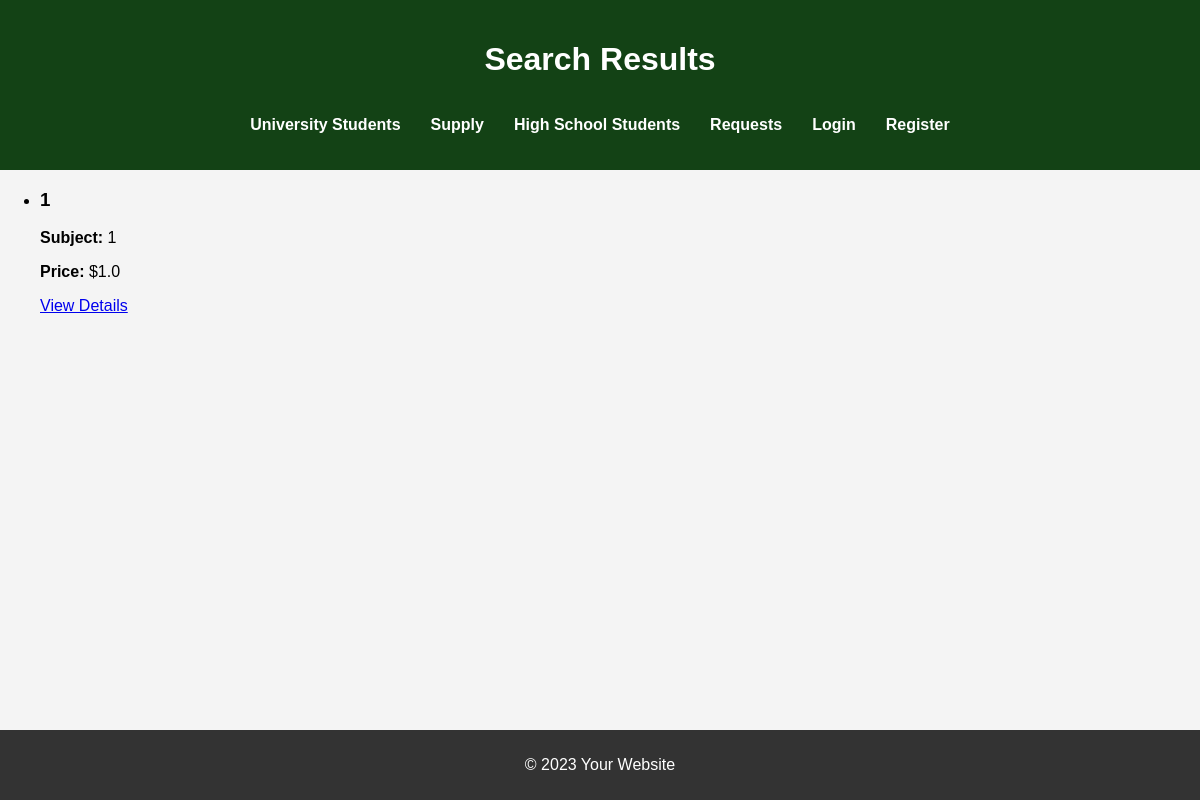
/search_results, run on an earlier commit of the app's database.
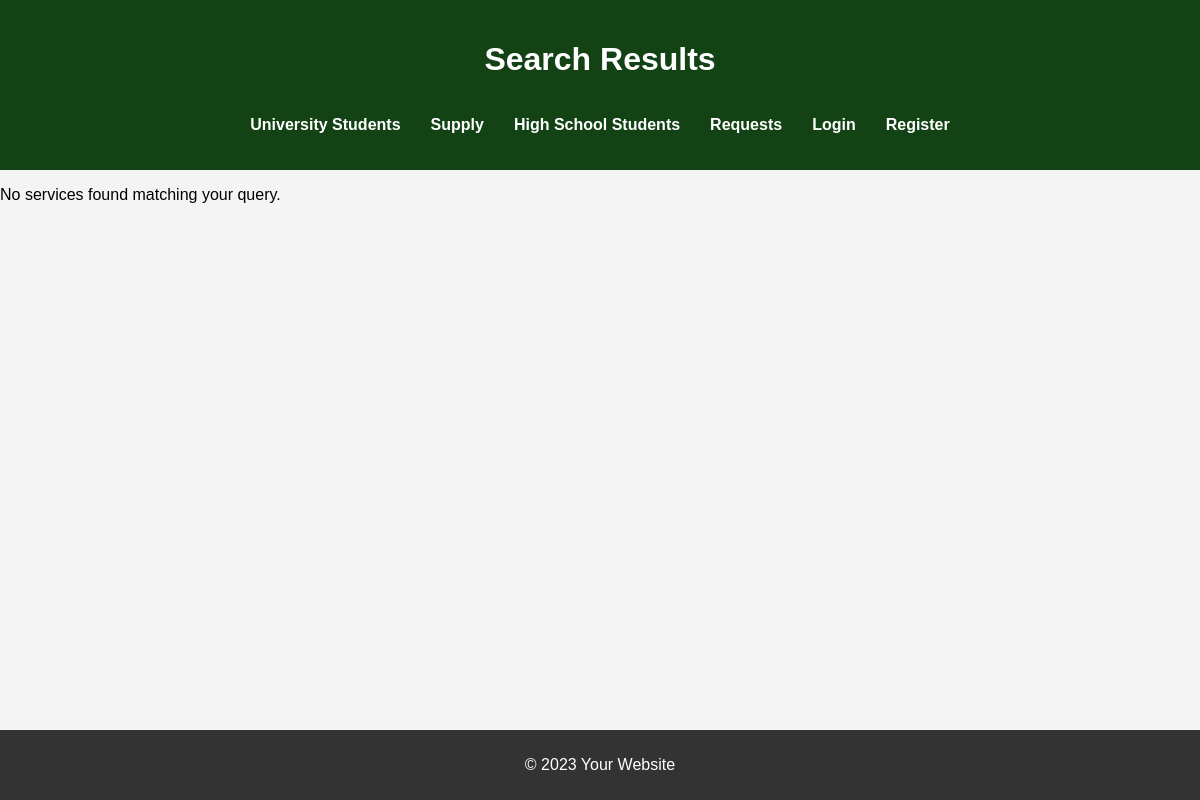
And on a later commit of the database.
### app.py (models this page shows, shortened)
class ServicePost(db.Model):
    id = db.Column(db.Integer, primary_key=True)
    title = db.Column(db.String(100), nullable=False)
    description = db.Column(db.String(200), nullable=False)
    price = db.Column(db.Float, nullable=False)
    subject = db.Column(db.String(100), nullable=False)
    university = db.Column(db.String(100), nullable=False)
    semester = db.Column(db.String(50), nullable=False)
    user_id = db.Column(db.Integer, db.ForeignKey('user.id'), nullable=False)

### app.py (the view)
@app.route('/search_results', methods=['GET'])
def search_results():
    query = request.args.get('query')  # Get the search term from the URL (query parameter)
    if query:
        results = ServicePost.query.filter(
            (ServicePost.title.ilike(f"%{query}%")) |  # Match title
            (ServicePost.subject.ilike(f"%{query}%"))  # Or match subject
        ).all()
    else:
        results = ServicePost.query.all()  # If no query, show all results
    return render_template('search_results.html', results=results)

### templates/search_results.html (shortened to what this page needs)
<!DOCTYPE html>
<html lang="en">
<head>
    <link rel="stylesheet" href="{{ url_for('static', filename='style.css') }}">
</head>
<body>
    <header>
        <h1>Search Results</h1>
        <nav>
            <ul>
                <li><a href="/university">University Students</a></li>
                <li><a href="/supply">Supply</a></li>
                <li><a href="/highschool">High School Students</a></li>
                <li><a href="/requests">Requests</a></li>
                {% if current_user.is_authenticated %}
                    <li><a href="/profile">Your Profile</a></li>
                    <li><a href="{{ url_for('logout') }}">Logout</a></li>
                {% else %}
                    <li><a href="{{ url_for('login') }}">Login</a></li>
                    <li><a href="{{ url_for('register') }}">Register</a></li>
                {% endif %}
            </ul>
        </nav>
    </header>
    <main>
        {% if results %}
            <ul>
                {% for post in results %}
                    <li>
                        <h3>{{ post.title }}</h3>
                        <p><strong>Subject:</strong> {{ post.subject }}</p>
                        <p><strong>Price:</strong> ${{ post.price }}</p>
                        <a href="{{ url_for('service_detail', service_id=post.id) }}">View Details</a>
                    </li>
                {% endfor %}
            </ul>
        {% else %}
            <p>No services found matching your query.</p>
        {% endif %}
    </main>
    <footer>
        <p>&copy; 2023 Your Website</p>
    </footer>
</body>
</html>

What changed in the data, as far as the page shows it:
removed ServicePost: title "1", subject "1", price "1.0"
Also different on the page:
text now shown: "No services found matching your query."
